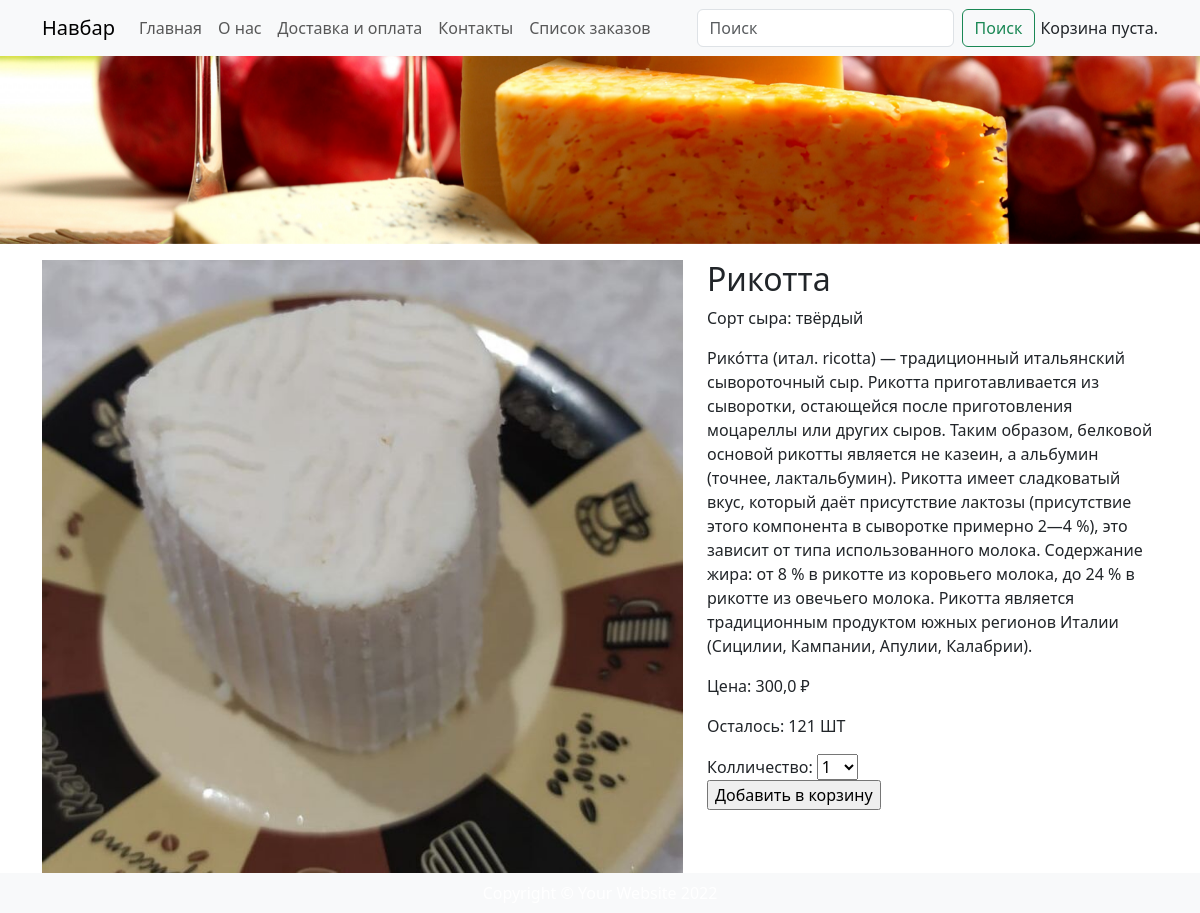
The app's page /cheese/5 with its own data.
### showcase/models.py (models this page shows, shortened)
class Product(models.Model):
    name = models.CharField(max_length=50)
    text = models.TextField(null=True, blank=True)
    price = models.FloatField(null=True, blank=True)
    amount = models.IntegerField(null=True, blank=True)
    image = models.ImageField(width_field=None, height_field=None, upload_to='images/')
    productCategory = models.ForeignKey('Category', null=True, on_delete=models.CASCADE)

class Category(models.Model):
    name = models.CharField(max_length=50)
    text = models.TextField(null=True, blank=True)
    image = models.ImageField(null=True, width_field=None, height_field=None, upload_to='images/') #TODO убрать null=True полсле сброса базы
    def __str__(self):
        return self.name

### showcase/views.py (the view)
# urls.py: path('<int:pk>', ProductDetailView.as_view(), name='product_detail'),
class ProductDetailView(DetailView):
    model = Product
    context_object_name = 'product'
    template_name = 'product.html'
    queryset = Product.objects.all()
    def product_add_cart(self):
        cart_product_form = CartAddProductForm()
        return cart_product_form

### cart/cart.py (called while the page is built)
    def __len__(self):
        return sum(item['quantity'] for item in self.cart.values())

### cart/context_processors.py (called while the page is built)
def cart(request):
    return {'cart': Cart(request)}

### templates/product.html (shortened to what this page needs)
<!DOCTYPE html>
<html lang="en">
{% extends 'base.html' %}
        {% block content %}
            <div class="container">
                <div class="row">
                    <div class="col">
                        <img src="{{MEDIA_URL}} {{product.image.url}}" class="d-block w-100" alt="..." style="margin-top: 1rem">
                    </div>
                     <div class="col-lg-5" style="margin-top: 1rem">
                         <h2>{{ product.name }}</h2>
                         <p>Сорт сыра: {{ product.productCategory }}</p>
                         <p>{{ product.text }}</p>
                         <div class="row">
                             <div class="col-lg-5">
                                 <p>Цена: {{ product.price }} ₽</p>
                                 <p>Осталось: {{ product.amount }} ШТ</p>
                                 <form action="{% url 'cart:cart_add' product.id %}" method="post">
                                     {{ view.product_add_cart }}
                                     <input type="submit" value="Добавить в корзину">
                                 </form>
                             </div>
                         </div>
                     </div>
                </div>
            </div>
        {% endblock content %}

### records on screen
Product: image (picture), name "Рикотта", productCategory "твёрдый", text "Рико́тта (итал. ricotta) — традиционный итальянский сывороточный сыр. Рикотта приготавливается из сыворотки, остающейся после приготовления моцареллы или других сыров. Таким образом, белковой основой рикотты является не казеин, а альбумин (точнее, лактальбумин). Рикотта имеет сладковатый вкус, который даёт присутствие лактозы (присутствие этого компонента в сыворотке примерно 2—4 %), это зависит от типа использованного молока. Содержание жира: от 8 % в рикотте из коровьего молока, до 24 % в рикотте из овечьего молока. Рикотта является традиционным продуктом южных регионов Италии (Сицилии, Кампании, Апулии, Калабрии).", price "300,0", amount "121"
